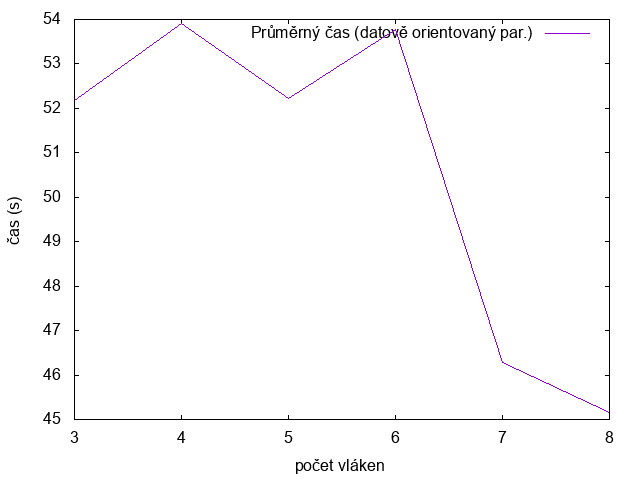

The gnuplot source for this figure:
set terminal png
set xlabel "počet vláken"
set ylabel "čas (s)"
plot "parallel-data-oriented.data" using 1:2 with lines title "Průměrný čas (datově orientovaný par.)"
